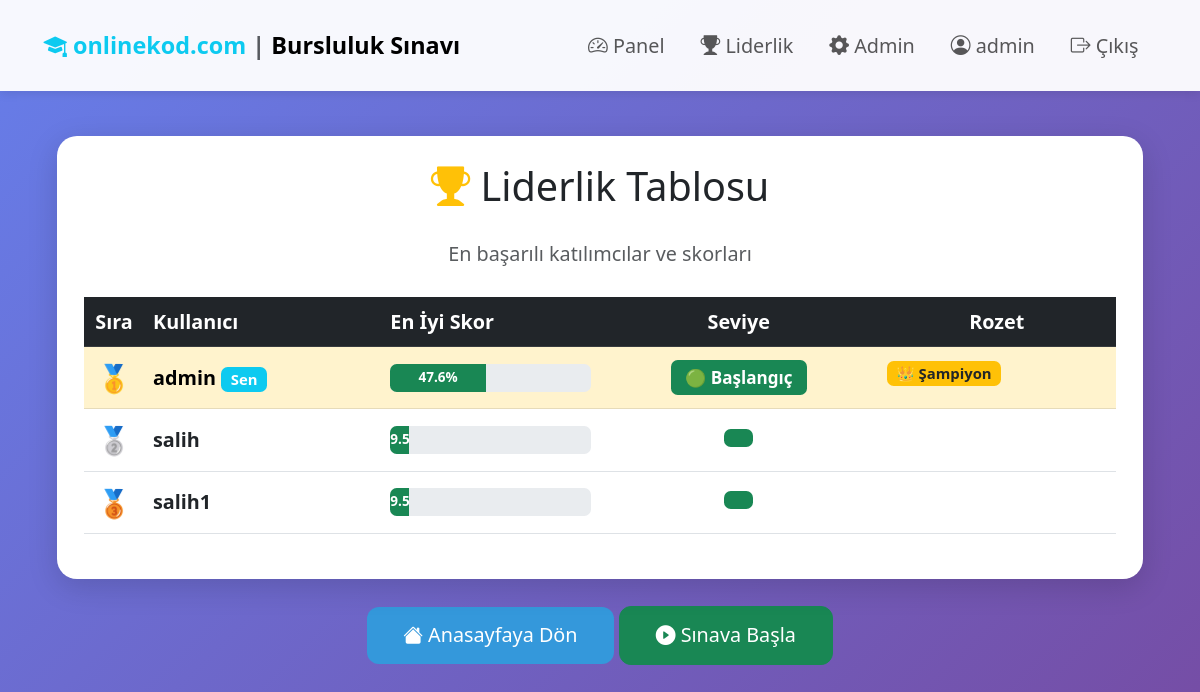
The page /leaderboard (signed in) on the database its author committed.
### models.py (models this page shows, shortened)
class User(UserMixin, db.Model):
    id = db.Column(db.Integer, primary_key=True)
    username = db.Column(db.String(80), unique=True, nullable=False)
    email = db.Column(db.String(120), unique=True, nullable=False)
    phone_number = db.Column(db.String(20), nullable=True)
    password_hash = db.Column(db.String(255), nullable=True)  # Nullable for OAuth users
    google_id = db.Column(db.String(255), unique=True, nullable=True)  # Google OAuth ID
    created_at = db.Column(db.DateTime, default=datetime.utcnow)
    is_admin = db.Column(db.Boolean, default=False)
    coding_knowledge = db.Column(db.String(20), default='unknown')  # 'none', 'beginner', 'intermediate', 'advanced', 'unknown'
    exam_attempts = db.relationship('ExamAttempt', backref='user', lazy=True, cascade='all, delete-orphan')
    def get_best_score(self):
        attempts = ExamAttempt.query.filter_by(user_id=self.id, completed=True).all()
        if not attempts:
            return 0
        return max(attempt.score for attempt in attempts)
    def get_level(self):
        best_score = self.get_best_score()
        if best_score >= 90:
            return 'advanced'
        elif best_score >= 70:
            return 'intermediate'
        elif best_score >= 40:
            return 'beginner'
        return 'none'

class ExamAttempt(db.Model):
    id = db.Column(db.Integer, primary_key=True)
    user_id = db.Column(db.Integer, db.ForeignKey('user.id'), nullable=False)
    start_time = db.Column(db.DateTime, default=datetime.utcnow)
    end_time = db.Column(db.DateTime)
    score = db.Column(db.Float, default=0)
    max_score = db.Column(db.Float, default=100)
    completed = db.Column(db.Boolean, default=False)
    tab_switches = db.Column(db.Integer, default=0)
    exam_level = db.Column(db.String(20), default='unknown')  # none, beginner, intermediate, advanced
    answers = db.relationship('Answer', backref='exam_attempt', lazy=True, cascade='all, delete-orphan')

### routes/main.py (the view)
@main_bp.route('/leaderboard')
@login_required
def leaderboard():
    if not current_user.is_admin:
        flash('Liderlik tablosuna erişim yetkiniz yok.', 'danger')
        return redirect(url_for('main.dashboard'))
    users_data = []
    users = User.query.all()
    for user in users:
        best_score = user.get_best_score()
        if best_score > 0:
            users_data.append({
                'user': user,
                'score': best_score,
                'level': user.get_level()
            })
    users_data.sort(key=lambda x: x['score'], reverse=True)
    return render_template('leaderboard.html', leaderboard=users_data)

### templates/leaderboard.html (shortened to what this page needs)
{% extends "base.html" %}
{% block content %}
<div class="row">
    <div class="col-12">
        <div class="card">
            <div class="card-body p-3 p-md-4">
                <h2 class="text-center mb-4">
                    <i class="bi bi-trophy-fill text-warning"></i> Liderlik Tablosu
                </h2>
                <p class="text-center text-muted mb-4">
                    En başarılı katılımcılar ve skorları
                </p>
                {% if leaderboard %}
                <div class="table-responsive">
                    <table class="table table-hover">
                        <thead class="table-dark">
                            <tr>
                                <th style="width: 60px;" class="text-center">Sıra</th>
                                <th>Kullanıcı</th>
                                <th class="d-none d-md-table-cell">En İyi Skor</th>
                                <th class="text-center">Seviye</th>
                                <th class="d-none d-sm-table-cell text-center">Rozet</th>
                            </tr>
                        </thead>
                        <tbody>
                            {% for item in leaderboard %}
                            <tr class="{{ 'table-warning' if item.user.id == current_user.id else '' }}">
                                <td class="text-center align-middle">
                                    {% if loop.index == 1 %}
                                        <span style="font-size: 1.5rem;">🥇</span>
                                    {% elif loop.index == 2 %}
                                        <span style="font-size: 1.5rem;">🥈</span>
                                    {% elif loop.index == 3 %}
                                        <span style="font-size: 1.5rem;">🥉</span>
                                    {% else %}
                                        <strong>{{ loop.index }}</strong>
                                    {% endif %}
                                </td>
                                <td class="align-middle">
                                    <strong>{{ item.user.username }}</strong>
                                    {% if item.user.id == current_user.id %}
                                        <span class="badge bg-info">Sen</span>
                                    {% endif %}
                                </td>
                                <td class="align-middle">
                                    <div class="progress" style="height: 28px; min-width: 100px;">
                                        <div class="progress-bar bg-{{ 'danger' if item.score >= 90 else 'warning' if item.score >= 70 else 'success' }}"
                                             role="progressbar"
                                             style="width: {{ item.score }}%;">
                                            <strong>{{ "%.1f"|format(item.score) }}%</strong>
                                        </div>
                                    </div>
                                </td>
                                <td class="text-center align-middle">
                                    <span class="badge bg-{{ 'danger' if item.level == 'advanced' else 'warning' if item.level == 'intermediate' else 'success' }}" style="font-size: 0.95rem; padding: 0.5rem 0.8rem;">
                                        {% if item.level == 'advanced' %}
                                            🔴 İleri
                                        {% elif item.level == 'intermediate' %}
                                            🟡 Orta
                                        {% elif item.level == 'beginner' %}
                                            🟢 Başlangıç
                                        {% endif %}
                                    </span>
                                </td>
                                <td>
                                    {% if loop.index == 1 %}
                                        <span class="badge bg-warning text-dark">👑 Şampiyon</span>
                                    {% elif item.score == 100 %}
                                        <span class="badge bg-success">⭐ Mükemmel</span>
                                    {% elif item.score >= 90 %}
                                        <span class="badge bg-info">🌟 Harika</span>
                                    {% endif %}
                                </td>
                            </tr>
                            {% endfor %}
                        </tbody>
                    </table>
                </div>
                {% else %}
                <div class="text-center p-5">
                    <i class="bi bi-inbox" style="font-size: 4rem; color: #ccc;"></i>
                    <p class="text-muted mt-3">Henüz liderlik tablosunda kimse yok.</p>
                    <p>İlk sen ol!</p>
                </div>
                {% endif %}
            </div>
        </div>
        <div class="text-center mt-4">
            <a href="{{ url_for('main.dashboard') }}" class="btn btn-primary">
                <i class="bi bi-house-fill"></i> Anasayfaya Dön
            </a>
            {% if current_user.is_authenticated %}
            <form method="POST" action="{{ url_for('exam.start_exam') }}" class="d-inline">
                <button type="submit" class="btn btn-success">
                    <i class="bi bi-play-circle-fill"></i> Sınava Başla
                </button>
            </form>
            {% endif %}
        </div>
    </div>
</div>
{% endblock %}

### templates/base.html (shortened to what this page needs)
<!DOCTYPE html>
<html lang="tr">
<head>
    <link href="https://cdn.jsdelivr.net/npm/bootstrap@5.3.0/dist/css/bootstrap.min.css" rel="stylesheet">
    <link rel="stylesheet" href="https://cdn.jsdelivr.net/npm/bootstrap-icons@1.11.0/font/bootstrap-icons.css">
</head>
<body>
    <nav class="navbar navbar-expand-lg navbar-light bg-light">
        <div class="container">
            <a class="navbar-brand fw-bold" href="{{ url_for('main.index') }}">
                <i class="bi bi-mortarboard-fill text-info"></i> <span class="text-info">onlinekod.com</span> <span class="text-muted">|</span> Bursluluk Sınavı
            </a>
            <div class="collapse navbar-collapse" id="navbarNav">
                <ul class="navbar-nav ms-auto">
                    {% if current_user.is_authenticated %}
                        <li class="nav-item">
                            <a class="nav-link" href="{{ url_for('main.dashboard') }}">
                                <i class="bi bi-speedometer2"></i> Panel
                            </a>
                        </li>
                        {% if current_user.is_admin %}
                        <li class="nav-item">
                            <a class="nav-link" href="{{ url_for('main.leaderboard') }}">
                                <i class="bi bi-trophy-fill"></i> Liderlik
                            </a>
                        </li>
                        <li class="nav-item">
                            <a class="nav-link" href="{{ url_for('admin.admin_panel') }}">
                                <i class="bi bi-gear-fill"></i> Admin
                            </a>
                        </li>
                        {% endif %}
                        <li class="nav-item">
                            <span class="nav-link">
                                <i class="bi bi-person-circle"></i> {{ current_user.username }}
                            </span>
                        </li>
                        <li class="nav-item">
                            <a class="nav-link" href="{{ url_for('auth.logout') }}">
                                <i class="bi bi-box-arrow-right"></i> Çıkış
                            </a>
                        </li>
                    {% endif %}
                </ul>
            </div>
        </div>
    </nav>
    <div class="container container-main">
        {% block content %}{% endblock %}
    </div>
</body>
</html>

### templates/base.html (style rules this page uses)
:root { --primary-color: #3498db; --secondary-color: #2c3e50; --success-color: #27ae60; --warning-color: #f39c12; --danger-color: #e74c3c; }
* { box-sizing: border-box; }
html { font-size: 18px; }
body { font-family: 'Segoe UI', Tahoma, Geneva, Verdana, sans-serif; background: linear-gradient(135deg, #667eea 0%, #764ba2 100%); min-height: 100vh; font-size: 1.1rem; line-height: 1.6; }
.navbar { background: rgba(255, 255, 255, 0.95) !important; box-shadow: 0 2px 10px rgba(0,0,0,0.1); padding: 1rem 0; }
.navbar-brand { font-size: 1.3rem; padding: 0.5rem 0; }
.navbar-nav .nav-link { font-size: 1.1rem; padding: 0.6rem 1rem !important; }
.container-main { margin-top: 2.5rem; margin-bottom: 2.5rem; padding: 0 1.5rem; }
.card { border: none; border-radius: 20px; box-shadow: 0 8px 30px rgba(0,0,0,0.15); transition: transform 0.3s, box-shadow 0.3s; margin-bottom: 1.5rem; }
.card-body { padding: 2rem; }
.btn { font-size: 1.1rem; padding: 0.75rem 2rem; border-radius: 12px; font-weight: 500; transition: all 0.3s; }
.btn-primary { background-color: var(--primary-color); border: none; }
h2 { font-size: 2.2rem; margin-bottom: 1.5rem; }

### rows shown on the page
User: username "admin"
ExamAttempt: user.username "admin", shows "Sen", score "47.6", shows "🟢 Başlangıç", shows "👑 Şampiyon"
ExamAttempt: user.username "salih", score "9.5"
ExamAttempt: user.username "salih1", score "9.5"
